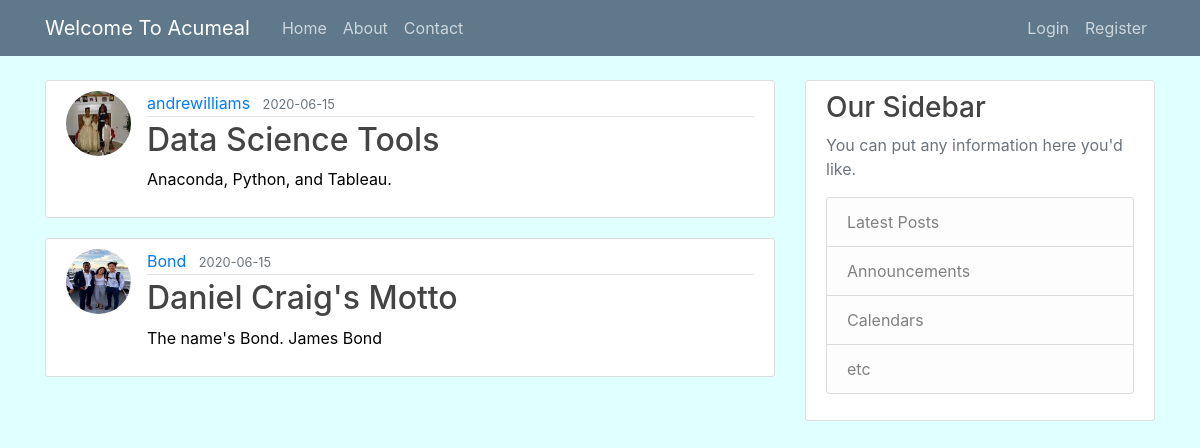
The page /home on the database its author committed.
### flaskapp/models.py (models this page shows, shortened)
class Posts(db.Model):
    id = db.Column(db.Integer, primary_key=True)
    title = db.Column(db.String(100), unique=True, nullable=False)
    date_posted = db.Column(db.DateTime, nullable=False, default=datetime.utcnow())
    content = db.Column(db.Text, nullable=False)
    user_id = db.Column(db.Integer, db.ForeignKey('user.id'), nullable=False)

class User(db.Model, UserMixin):
    id = db.Column(db.Integer, primary_key=True)
    username = db.Column(db.String(20), unique=True, nullable=False)
    email = db.Column(db.String(120), unique=True, nullable=False)
    image_file = db.Column(db.String(20), nullable=False, default='default.jpg')
    password = db.Column(db.String(60), nullable=False)
    posts = db.relationship('Posts', backref='author', lazy=True) # related to posts: 1 to many relationship
    mealplan = db.relationship('Mealplan', backref='author', lazy=True) # 1 to many relationship with user
    meal = db.relationship('Meal', backref='author', lazy=True)

### flaskapp/routes.py (the view)
@app.route('/home')
def home():
    posts = Posts.query.all()
    return render_template('home.html', posts=posts)

### flaskapp/templates/home.html (shortened to what this page needs)
{% extends 'base.html' %}
{% block content %}
    {% for post in posts %}
        <article class="media content-section">
        <img class="rounded-circle article-img" src="{{ url_for('static', filename='profile_pics/' + post.author.image_file) }}">
        <div class="media-body">
            <div class="article-metadata">
                <a class="mr-2" href="#">{{ post.author.username }}</a>
                <small class="text-muted">{{ post.date_posted.strftime('%Y-%m-%d') }}</small>
            </div>
                <h2> <a class="article-title" href="{{ url_for('post', post_id=post.id) }}">{{ post.title }}</a> </h2>
                    <p class="article-content">{{ post.content }}</p>
        </div>
        </article>
    {% endfor %}
{% endblock content %}

### flaskapp/static/main.css (style rules this page uses)
body { background: lightcyan; color: black; margin-top: 5rem; }
h1, h2, h3, h4, h5, h6 { color: #444444; }
.content-section { background: #ffffff; padding: 10px 20px; border: 1px solid #dddddd; border-radius: 3px; margin-bottom: 20px; }
.article-title { color: #444444; }
.article-content { white-space: pre-line; }
.article-img { height: 65px; width: 65px; margin-right: 16px; }
.article-metadata { padding-bottom: 1px; margin-bottom: 4px; border-bottom: 1px solid #e3e3e3 }

### rows shown on the page
Posts: image_file (picture), author.username "andrewilliams", date_posted "2020-06-15", title "Data Science Tools", content "Anaconda, Python, and Tableau."
Posts: image_file (placeholder picture), author.username "Bond", date_posted "2020-06-15", title "Daniel Craig's Motto", content "The name's Bond. James Bond"
